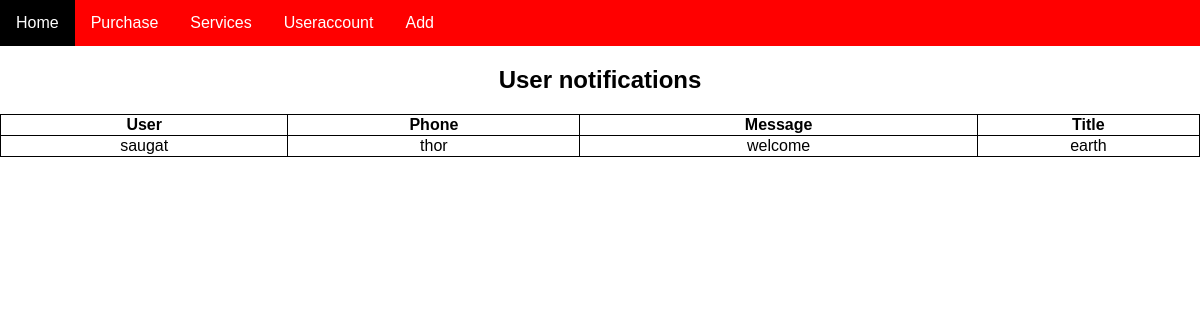
/user_notifications/, run on the app's committed database.
### ttruckapp/models.py (models this page shows)
class User_notifications(models.Model):
    user = models.CharField(max_length=100)
    phone = models.ForeignKey(Customers, on_delete=models.CASCADE)
    message = models.TextField()
    title = models.CharField(max_length=50)

class Customers(models.Model):
    customer = models.CharField(max_length=100)
    phone = models.IntegerField()
    def __str__(self):
        return self.customer

### ttruckapp/views.py (the view)
# urls.py: path('user_notifications/', views.user_notifications,
def user_notifications(request):
    user_notifications = User_notifications.objects.all()
    context = {'user_notifications': user_notifications}
    return render(request, 'user_notifications.html', context)

### ttruckapp/templates/user_notifications.html (shortened to what this page needs)
{% extends 'base.html' %}
{% block content %}
<h2>User notifications</h2>
    <table class="table table-striped">
        <tr>
            <th>User</th>
            <th>Phone</th>
            <th>Message</th>
            <th>Title</th>
        </tr>
    {% for user_notifications in user_notifications %}
    <tr>
        <td style="text-align:center">{{user_notifications.user}}</td>
        <td style="text-align:center">{{user_notifications.phone}}</td>
        <td style="text-align:center">{{user_notifications.message}}</td>
        <td style="text-align:center">{{user_notifications.title}}</td>
    </tr>
    {% endfor %}
    </table>
{% endblock content %}

### templates/base.html (style rules this page uses)
body { font-family: Arial, Helvetica, sans-serif; margin: 0; }

### ttruckapp/templates/user_notifications.html (style rules this page uses)
table { width: 100%; }
h2 { text-align: center }
table, th, td { border: 1px solid black; border-collapse: collapse; }

### data on the page
User_notifications: user "saugat", phone "thor", message "welcome", title "earth"
